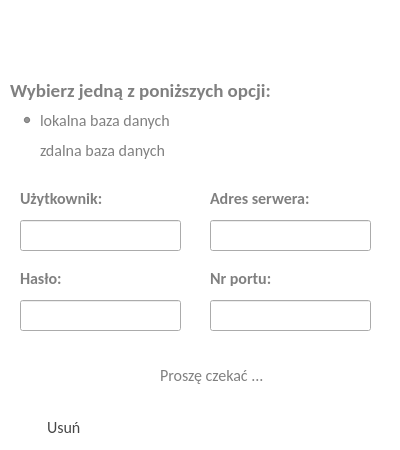
<?xml version="1.0" encoding="UTF-8"?>
<ui version="4.0">
 <class>DBConfigDialog</class>
 <widget class="QDialog" name="DBConfigDialog">
  <property name="geometry">
   <rect>
    <x>0</x>
    <y>0</y>
    <width>400</width>
    <height>450</height>
   </rect>
  </property>
  <property name="minimumSize">
   <size>
    <width>400</width>
    <height>450</height>
   </size>
  </property>
  <property name="maximumSize">
   <size>
    <width>400</width>
    <height>450</height>
   </size>
  </property>
  <property name="windowTitle">
   <string>Konfiguracja bazy danych</string>
  </property>
  <property name="styleSheet">
   <string notr="true">QDialog {background-color: rgb(255, 255, 255);}
QLabel {color: gray;
background-color:transparent}

#ServiceBlock QScrollBar:vertical {
  border: none;
  background: &quot;transparent&quot;;
  width: 8px;
  margin: 20px 0px 20px 0px;
}

#ServiceBlock QScrollBar::handle:vertical {
  background: rgb(107,124,140);
  min-height: 20px; 
  border-radius: 2px;
}

#ServiceBlock QScrollBar::add-line:vertical {
   border: none;
   background: none;
}

#ServiceBlock QScrollBar::sub-line:vertical {
   border: none;
   background: none;
}


QMessageBox QPushButton:hover {
border-radius: 5px;
background: rgb(255,140,0);
}

QMessageBox QPushButton{
color: white;
border-radius: 5px;
background: qlineargradient(x1:0, y1:0, x2:0, y2:1,
   stop: 0 rgba(255,140,0), stop: 0.7 rgb(255,105,0));
min-height: 30px;
min-width: 70px;
}

QMessageBox QPushButton:pressed {
color: white;
border-radius: 5px;
background: rgb(255,105,0);
}

QRadioButton {color: gray;
background-color:transparent}
</string>
  </property>
  <widget class="QPushButton" name="cancelButton">
   <property name="geometry">
    <rect>
     <x>180</x>
     <y>410</y>
     <width>105</width>
     <height>35</height>
    </rect>
   </property>
   <property name="font">
    <font>
     <family>Calibri</family>
     <pointsize>12</pointsize>
    </font>
   </property>
   <property name="styleSheet">
    <string notr="true">QPushButton:hover {
border-radius: 5px;
background: rgb(255,102,102);
}

QPushButton{
color: white;
border-radius: 5px;
background: qlineargradient(x1:0, y1:0, x2:0, y2:1,
   stop: 0 rgba(255,102,102), stop: 0.7 rgb(255,50,50));
}

QPushButton:pressed {
color: white;
border-radius: 5px;
background: rgb(255,50,50);
}
</string>
   </property>
   <property name="text">
    <string>Zamknij</string>
   </property>
  </widget>
  <widget class="QPushButton" name="runButton">
   <property name="geometry">
    <rect>
     <x>290</x>
     <y>410</y>
     <width>105</width>
     <height>35</height>
    </rect>
   </property>
   <property name="font">
    <font>
     <family>Calibri</family>
     <pointsize>12</pointsize>
    </font>
   </property>
   <property name="styleSheet">
    <string notr="true">QPushButton:hover {
border-radius: 5px;
background: rgb(0,190,0);
}

QPushButton{
color: white;
border-radius: 5px;
background: qlineargradient(x1:0, y1:0, x2:0, y2:1,
   stop: 0 rgba(0,190,0), stop: 0.7 rgb(0,150,0));
}

QPushButton:pressed {
color: white;
border-radius: 5px;
background: rgb(0,150,0);
}
</string>
   </property>
   <property name="text">
    <string>Uruchom</string>
   </property>
  </widget>
  <widget class="QLabel" name="lbl">
   <property name="geometry">
    <rect>
     <x>10</x>
     <y>80</y>
     <width>391</width>
     <height>21</height>
    </rect>
   </property>
   <property name="font">
    <font>
     <family>Calibri</family>
     <pointsize>14</pointsize>
     <weight>75</weight>
     <bold>true</bold>
    </font>
   </property>
   <property name="text">
    <string>Wybierz jedną z poniższych opcji:</string>
   </property>
  </widget>
  <widget class="QRadioButton" name="rbRemoteDB">
   <property name="geometry">
    <rect>
     <x>20</x>
     <y>140</y>
     <width>321</width>
     <height>21</height>
    </rect>
   </property>
   <property name="font">
    <font>
     <family>Calibri</family>
     <pointsize>12</pointsize>
     <weight>50</weight>
     <bold>false</bold>
    </font>
   </property>
   <property name="text">
    <string>zdalna baza danych</string>
   </property>
  </widget>
  <widget class="QRadioButton" name="rbLocalDB">
   <property name="geometry">
    <rect>
     <x>20</x>
     <y>110</y>
     <width>311</width>
     <height>21</height>
    </rect>
   </property>
   <property name="font">
    <font>
     <family>Calibri</family>
     <pointsize>12</pointsize>
     <weight>50</weight>
     <bold>false</bold>
    </font>
   </property>
   <property name="text">
    <string>lokalna baza danych</string>
   </property>
   <property name="checked">
    <bool>true</bool>
   </property>
  </widget>
  <widget class="QLabel" name="lblUser">
   <property name="geometry">
    <rect>
     <x>20</x>
     <y>190</y>
     <width>111</width>
     <height>16</height>
    </rect>
   </property>
   <property name="font">
    <font>
     <family>Calibri</family>
     <pointsize>12</pointsize>
     <weight>75</weight>
     <bold>true</bold>
    </font>
   </property>
   <property name="text">
    <string>Użytkownik:</string>
   </property>
  </widget>
  <widget class="QLineEdit" name="leUser">
   <property name="geometry">
    <rect>
     <x>20</x>
     <y>220</y>
     <width>161</width>
     <height>31</height>
    </rect>
   </property>
   <property name="font">
    <font>
     <family>Calibri</family>
     <pointsize>12</pointsize>
    </font>
   </property>
  </widget>
  <widget class="QLineEdit" name="lePassword">
   <property name="geometry">
    <rect>
     <x>20</x>
     <y>300</y>
     <width>161</width>
     <height>31</height>
    </rect>
   </property>
   <property name="font">
    <font>
     <family>Calibri</family>
     <pointsize>12</pointsize>
    </font>
   </property>
  </widget>
  <widget class="QLabel" name="lblPort">
   <property name="geometry">
    <rect>
     <x>210</x>
     <y>270</y>
     <width>121</width>
     <height>16</height>
    </rect>
   </property>
   <property name="font">
    <font>
     <family>Calibri</family>
     <pointsize>12</pointsize>
     <weight>75</weight>
     <bold>true</bold>
    </font>
   </property>
   <property name="text">
    <string>Nr portu:</string>
   </property>
  </widget>
  <widget class="QLabel" name="lblAddress">
   <property name="geometry">
    <rect>
     <x>210</x>
     <y>190</y>
     <width>111</width>
     <height>16</height>
    </rect>
   </property>
   <property name="font">
    <font>
     <family>Calibri</family>
     <pointsize>12</pointsize>
     <weight>75</weight>
     <bold>true</bold>
    </font>
   </property>
   <property name="text">
    <string>Adres serwera:</string>
   </property>
  </widget>
  <widget class="QLineEdit" name="leAddress">
   <property name="geometry">
    <rect>
     <x>210</x>
     <y>220</y>
     <width>161</width>
     <height>31</height>
    </rect>
   </property>
   <property name="font">
    <font>
     <family>Calibri</family>
     <pointsize>12</pointsize>
    </font>
   </property>
  </widget>
  <widget class="QLineEdit" name="lePort">
   <property name="geometry">
    <rect>
     <x>210</x>
     <y>300</y>
     <width>161</width>
     <height>31</height>
    </rect>
   </property>
   <property name="font">
    <font>
     <family>Calibri</family>
     <pointsize>12</pointsize>
    </font>
   </property>
  </widget>
  <widget class="QLabel" name="lblPassword">
   <property name="geometry">
    <rect>
     <x>20</x>
     <y>270</y>
     <width>111</width>
     <height>16</height>
    </rect>
   </property>
   <property name="font">
    <font>
     <family>Calibri</family>
     <pointsize>12</pointsize>
     <weight>75</weight>
     <bold>true</bold>
    </font>
   </property>
   <property name="text">
    <string>Hasło:</string>
   </property>
  </widget>
  <widget class="QFrame" name="topFrame">
   <property name="geometry">
    <rect>
     <x>0</x>
     <y>0</y>
     <width>400</width>
     <height>71</height>
    </rect>
   </property>
   <property name="styleSheet">
    <string notr="true">#topFrame {
border: none;
background: qlineargradient(x1:0, y1:0, x2:0, y2:1,
   stop: 0 rgba(255,140,0), stop: 0.7 rgb(255,105,0));
border-bottom-right-radius: 10px;
border-bottom-left-radius:10px;
}

</string>
   </property>
   <property name="frameShape">
    <enum>QFrame::StyledPanel</enum>
   </property>
   <property name="frameShadow">
    <enum>QFrame::Raised</enum>
   </property>
   <widget class="QLabel" name="label">
    <property name="geometry">
     <rect>
      <x>10</x>
      <y>10</y>
      <width>371</width>
      <height>41</height>
     </rect>
    </property>
    <property name="font">
     <font>
      <family>Calibri</family>
      <pointsize>22</pointsize>
      <weight>50</weight>
      <italic>false</italic>
      <bold>false</bold>
     </font>
    </property>
    <property name="styleSheet">
     <string notr="true">background-color: transparent;
color: white</string>
    </property>
    <property name="text">
     <string>Konfigurator bazy danych</string>
    </property>
   </widget>
   <widget class="QLabel" name="lblHoliday">
    <property name="geometry">
     <rect>
      <x>730</x>
      <y>10</y>
      <width>101</width>
      <height>81</height>
     </rect>
    </property>
    <property name="styleSheet">
     <string notr="true">background-color: &quot;transparent&quot;;</string>
    </property>
    <property name="text">
     <string/>
    </property>
    <property name="scaledContents">
     <bool>true</bool>
    </property>
   </widget>
   <widget class="QPushButton" name="pushButton">
    <property name="geometry">
     <rect>
      <x>600</x>
      <y>40</y>
      <width>75</width>
      <height>23</height>
     </rect>
    </property>
    <property name="text">
     <string>PushButton</string>
    </property>
   </widget>
  </widget>
  <widget class="QLabel" name="lblWait">
   <property name="geometry">
    <rect>
     <x>160</x>
     <y>360</y>
     <width>111</width>
     <height>31</height>
    </rect>
   </property>
   <property name="font">
    <font>
     <family>Calibri</family>
     <pointsize>12</pointsize>
    </font>
   </property>
   <property name="text">
    <string>Proszę czekać ...</string>
   </property>
  </widget>
  <widget class="QLabel" name="lblLoad">
   <property name="geometry">
    <rect>
     <x>110</x>
     <y>360</y>
     <width>47</width>
     <height>31</height>
    </rect>
   </property>
   <property name="text">
    <string/>
   </property>
   <property name="pixmap">
    <pixmap resource="resources.qrc">:/images/images/sand-clock.png</pixmap>
   </property>
   <property name="scaledContents">
    <bool>true</bool>
   </property>
  </widget>
  <widget class="QPushButton" name="deleteButton">
   <property name="geometry">
    <rect>
     <x>10</x>
     <y>410</y>
     <width>111</width>
     <height>35</height>
    </rect>
   </property>
   <property name="font">
    <font>
     <family>Calibri</family>
     <pointsize>12</pointsize>
    </font>
   </property>
   <property name="toolTip">
    <string>Usuwanie aktualnej bazy danych</string>
   </property>
   <property name="styleSheet">
    <string notr="true">QPushButton:hover {
border-radius: 5px;
background: rgb(210,210,210);
}

QPushButton{
color: rgb(70,70,70);
border-radius: 5px;
background: qlineargradient(x1:0, y1:0, x2:0, y2:1,
   stop: 0 rgba(230,230,230), stop: 0.7 rgb(210,210,210));
}

QPushButton:pressed {
color: white;
border-radius: 5px;
background: rgb(230,230,230);
}
</string>
   </property>
   <property name="text">
    <string>Usuń </string>
   </property>
   <property name="icon">
    <iconset resource="resources.qrc">
     <normaloff>:/images/images/deleteDB.png</normaloff>:/images/images/deleteDB.png</iconset>
   </property>
   <property name="iconSize">
    <size>
     <width>32</width>
     <height>32</height>
    </size>
   </property>
  </widget>
 </widget>
 <resources>
  <include location="resources.qrc"/>
 </resources>
 <connections/>
</ui>
